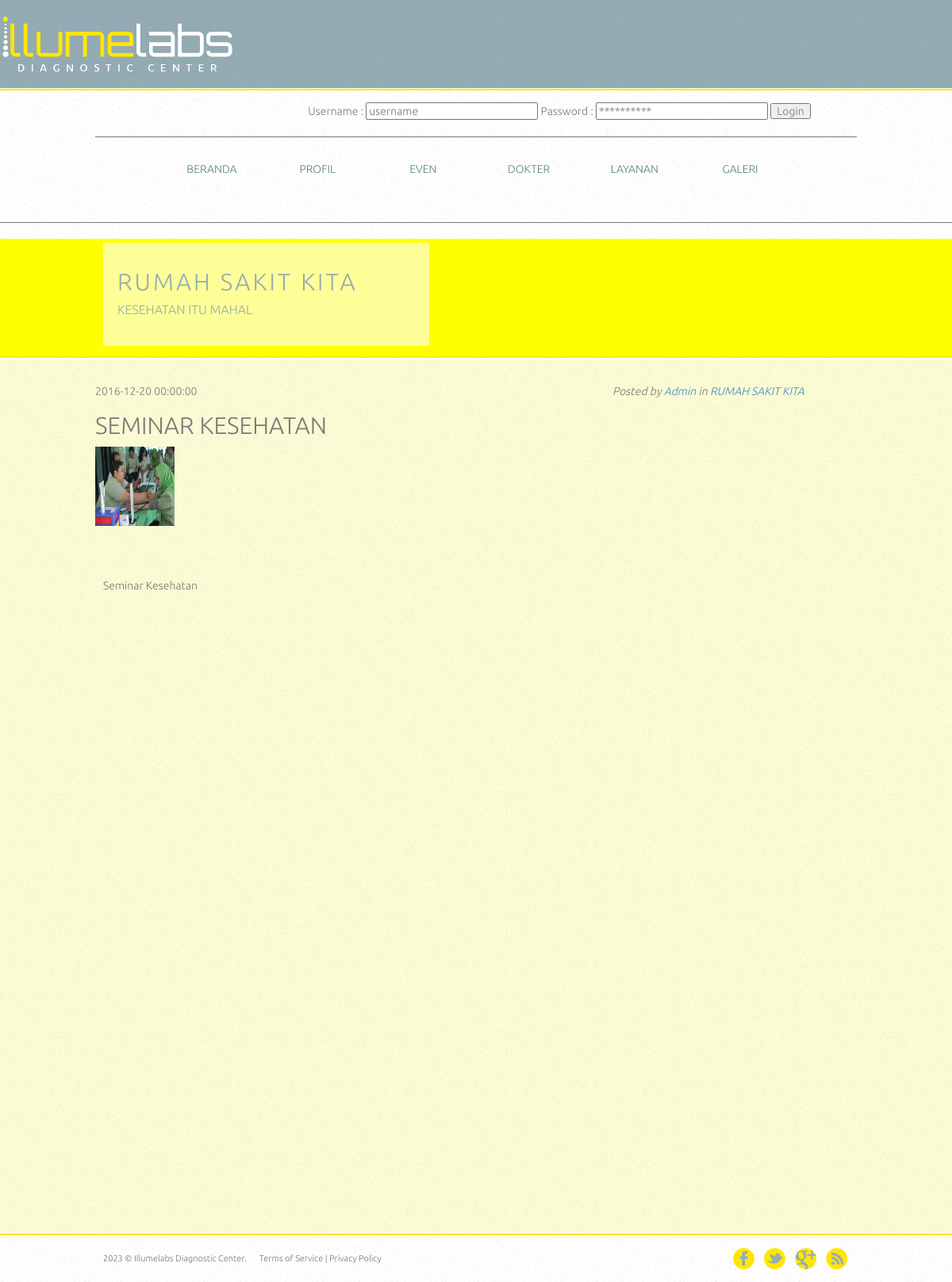
The page /detail_even.php?id=1 on the database its author committed.
### tables this page shows
CREATE TABLE IF NOT EXISTS `event` (
`id_event` int(5) NOT NULL,
  `judul_event` varchar(255) NOT NULL,
  `isi_event` text NOT NULL,
  `tgl_event` datetime NOT NULL,
  `foto` varchar(50) NOT NULL
);

### detail_even.php (called while the page is built, shortened)
<?php
require 'pages/beranda.php';
?>

### libraries/m_even.php (called while the page is built, shortened)
<?php
class event{
	private $db;
	public function event(){
		$this->db = new DBClass();
	}
	public function readevent($id){
		$query = "SELECT * FROM event WHERE id_event =".$id;
		return $this->db->getRows($query);
	}
}
?>

### libraries/DBClass.php (called while the page is built, shortened)
<?php
	class DBClass
	{
		public $host, $user, $password;
		function __construct()
		{
			$this->db = false;
			$this->dbname = 'rumah_sakit';
			$this->host   = 'localhost';
			$this->user   = 'root';
			$this->password = '';
		}
		function connect()
		{
			$this->db = mysql_connect(
				$this->host,
				$this->user,
				$this->password)
			or die("Database Connection Access Error..".mysql_error());
		}
		function getRows($sql)
		{
			$this->rowColl = mysql_query($sql) or die("Error : ".mysql_error());
			$rows  = array();
			while ($row = mysql_fetch_array($this->rowColl, MYSQL_ASSOC))
				$rows[] = $row;
			return $rows;
		}
	}
?>

### pages/v_detail_even.php (the view, shortened to what this page needs)
 <?php
require_once('libraries/m_even.php');
require_once('libraries/DBClass.php');
$event = new event();
$data = $event->readevent($_GET['id']);
?>
<!DOCTYPE HTML>
<html>
<head>
	<link rel="stylesheet" href="css/style.css" type="text/css">
</head>
<body>
	<div id="body">
	<?php foreach($data as $r):?>
		<div id="blog">
				<span><?php echo  $r['tgl_event']; ?></span>
		<br><h2><?php echo  $r['judul_event']; ?></h2></span>
		<img src='<?php echo  $r['foto']; ?>' alt='foto-profil' width='100' height='100' border='5px'></div>
					<div class="article">
						<p>
						<?php echo  $r['isi_event']; ?>
						</p>
					</div>
				<div class="stats">
					<i>Posted by <a href="#" >Admin</a> in <a href="" >RUMAH SAKIT KITA</a></i>
				</div>
			</div>
			<?php endforeach?>
</div>
</body>
</html>

### css/style.css (style rules this page uses)
body { background: url(../images/bg-body.jpg) repeat; font-family: 'Conv_Ubuntu-Light'; font-size: 14px; font-weight: normal; line-height: 1; margin: 0; min-width: 960px; padding: 0; }
#featured > div { margin: 0 auto; overflow: hidden; padding: 33px 0 27px; width: 960px; }
#featured div .article { float: left; margin: 0; padding: 0 10px; width: 460px; }
#featured div .article p { color: #767676; line-height: 30px; margin: 0; padding: 20px 0; }
#body { background: url(../images/bg-content.jpg) repeat; margin: 0 auto; min-height: 1100px; overflow: hidden; padding: 20px 0; width: 960px; }
#body #blog { float: left; margin: 0 32px 0 0; padding: 0; width: 620px; }

### assets/css/style.css (style rules this page uses)
body { color: #797979; background: #f2f2f2; font-family: 'Ruda', sans-serif; padding: 0px !important; margin: 0px !important; font-size:13px; }
a, a:hover, a:focus { text-decoration: none; outline: none; }

### rows shown on the page
event: tgl_event "2016-12-20 00:00:00", judul_event "SEMINAR KESEHATAN", foto (picture), isi_event "Seminar Kesehatan"
